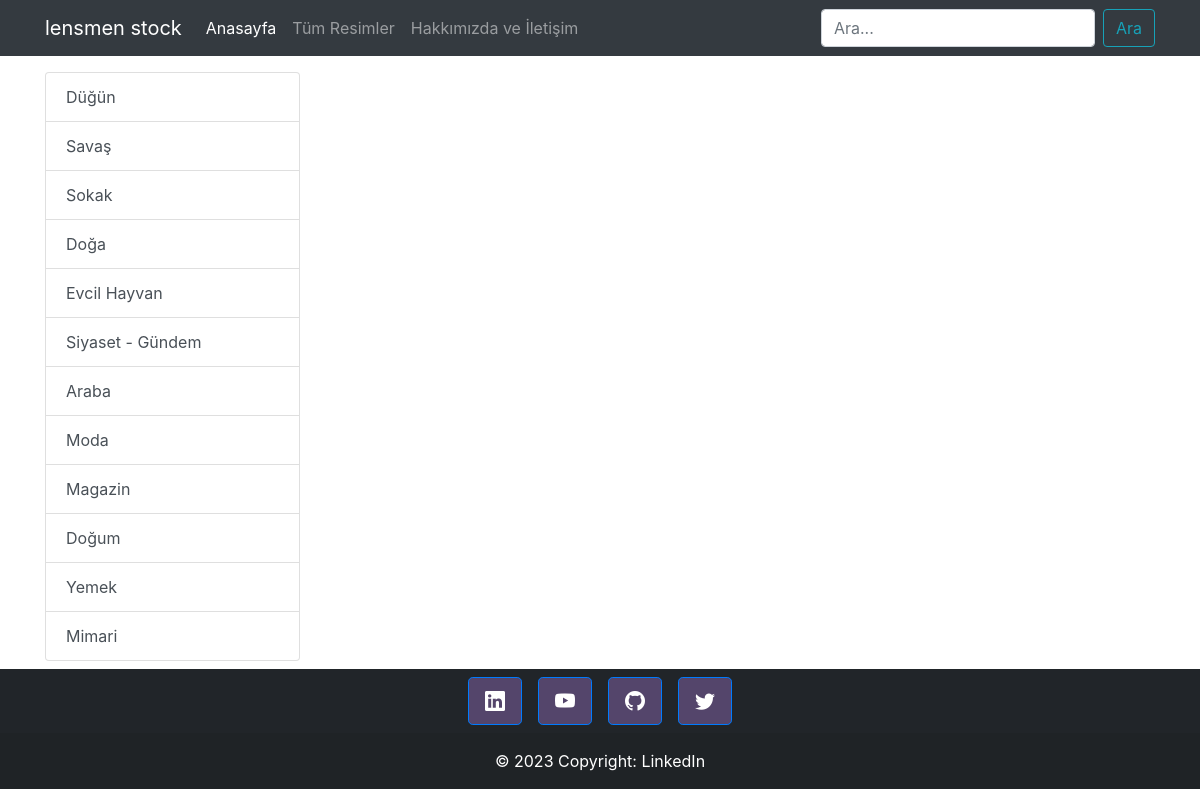
Screenshot of /kategori/18 with the database file from the repository.
### photos/models.py (models this page shows, shortened)
class Category(models.Model):
    name = models.CharField(max_length=100)

### photos/views.py (the view)
# urls.py: path('kategori/<int:id>', views.kategori, name='kategori'),
def kategori(requset,id):
    category = Category.objects.get(id=id)
    photos = Photo.objects.filter(category=category)
    data={
        'categories':Category.objects.all(),
        'category': category,
        'photos': photos,
        }
    return render(requset,'kategori.html',data)

### photos/templates/kategori.html (shortened to what this page needs)
{% load static %}
<!DOCTYPE html>
<html lang="en">
<head>
    <link rel="stylesheet" href="https://cdn.jsdelivr.net/npm/bootstrap@4.3.1/dist/css/bootstrap.min.css"
>
    <link rel="stylesheet" href="https://cdn.jsdelivr.net/npm/bootstrap-icons@1.10.5/font/bootstrap-icons.css">
</head>
<body>
    {% include 'partials/navbar.html' %}
    <div class="container mt-3">
        <div class="row">
            <div class="col-3">
                <div class="list-group">
                    {% for k in categories %}
                    <a href="{% url 'kategori' k.id %}" class="list-group-item list-group-item-action">
                        {{k.name}}
                    </a>
                    {% endfor %}
                </div>
            </div>
            <div class="col-9">
            </div>
        </div>
    </div>
    {% include 'partials/footer.html' %}
</body>
</html>

### rows the page displays
Category: name "Düğün"
Category: name "Savaş"
Category: name "Sokak"
Category: name "Doğa"
Category: name "Evcil Hayvan"
Category: name "Siyaset - Gündem"
Category: name "Araba"
Category: name "Moda"
Category: name "Magazin"
Category: name "Doğum"
Category: name "Yemek"
Category: name "Mimari"
